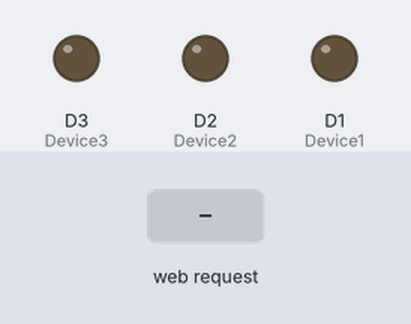
This sketch was run on a simulated ESP8266 (NodeMCU). Parts: output pins drawn as LEDs (lit = HIGH). Inputs (shaded band) come from the test bench. WiFi joins after 1.5 s; servers stay silent unless stated; what the sketch prints to the serial monitor is not drawn.

Above: at 2.7 s.
2.8 s: HTTP request GET /Device1=ON received
At 3.6 s:
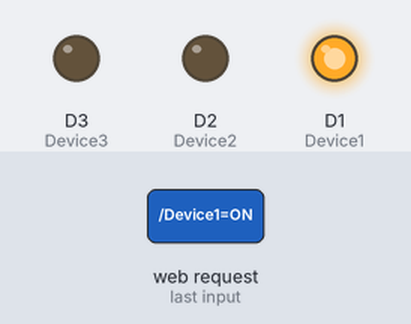
4.3 s: HTTP request GET /Device2=ON received
At 4.7 s:
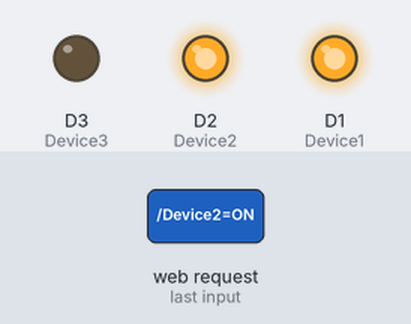
5.8 s: HTTP request GET /Device1=OFF received
At 7.0 s:
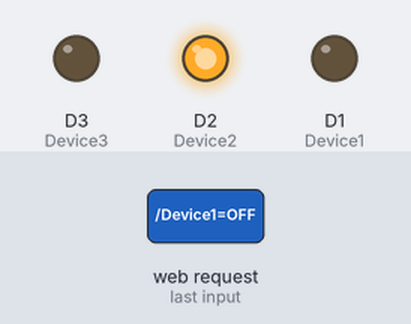
7.3 s: HTTP request GET /Device3=ON received
At 8.2 s:
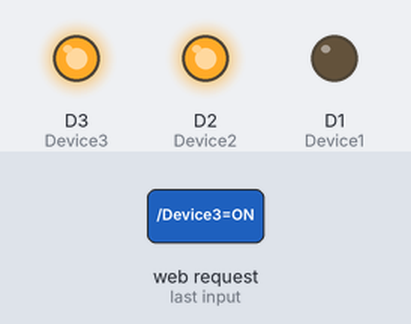
8.8 s: HTTP request GET /Device2=OFF received
At 9.3 s:
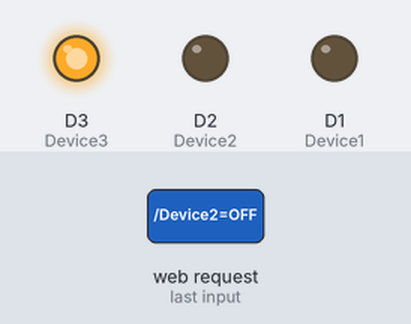
10.3 s: HTTP request GET /Device3=OFF received
At 11.7 s:
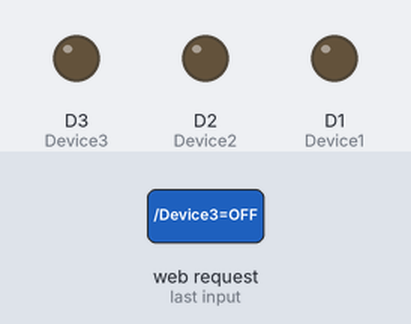
Timing chart, 0 to 12.8 s (numbered marks = the images above; inputs shaded):
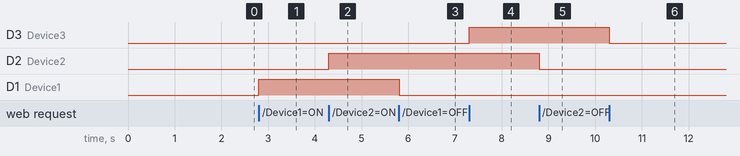

Measured:
- after the input at 2.8 s, D1 (Device1): LOW → HIGH at once
- after the input at 4.3 s, D2 (Device2): LOW → HIGH at once
- after the input at 5.8 s, D1 (Device1): HIGH → LOW at once
- after the input at 7.3 s, D3 (Device3): LOW → HIGH at once
- after the input at 8.8 s, D2 (Device2): HIGH → LOW at once
- after the input at 10.3 s, D3 (Device3): HIGH → LOW at once

The sketch:

Google-Home-NodeMCU.ino
```cpp
//https://www.youtube.com/c/SidsEClassroom

#include <ESP8266WiFi.h>
#include <ESP8266mDNS.h>
#include <WiFiUdp.h>

const char* ssid = "*********";             //Set your wifi network name(ssid)
const char* password = "************";                //Set your router password

int Device1 = D1;
int Device2 = D2;
int Device3 = D3;
WiFiServer server(80);

void setup() {
  Serial.begin(115200); //change according to your com port baud rate
  delay(10);

  //Declare device pins
  pinMode(Device1, OUTPUT);
  digitalWrite(Device1, LOW);
  pinMode(Device2, OUTPUT);
  digitalWrite(Device2, LOW);
  pinMode(Device3, OUTPUT);
  digitalWrite(Device3, LOW);


  // Connect to WiFi network
  Serial.println();
  Serial.println();
  Serial.print("Connecting to ");
  Serial.println(ssid);

  WiFi.mode(WIFI_STA);
  WiFi.begin(ssid, password);

  while (WiFi.status() != WL_CONNECTED) {
    delay(500);
    Serial.print(".");
  }
  Serial.println("");
  Serial.println("WiFi connected");

  // Start the server
  server.begin();
  Serial.println("Server started");

  // Print the IP address
  Serial.print("Use this URL : ");
  Serial.print("http://");
  Serial.print(WiFi.localIP());
  Serial.println("/");
}


void loop() {


  // Check for an active client
  WiFiClient client = server.available();
  if (!client) {
    return;
  }

  // Wait until client responds
  Serial.println("new client");
  while (!client.available()) {
    delay(1);
  }

  // Read client request
  String request = client.readStringUntil('\r');
  Serial.println(request);
  client.flush();

  // Check device request
  if (request.indexOf("/Device1=ON") != -1) {
    digitalWrite(Device1, HIGH);
  }
  if (request.indexOf("/Device1=OFF") != -1) {
    digitalWrite(Device1, LOW);
  }
  if (request.indexOf("/Device2=ON") != -1) {
    digitalWrite(Device2, HIGH);
  }
  if (request.indexOf("/Device2=OFF") != -1) {
    digitalWrite(Device2, LOW);
  }
  if (request.indexOf("/Device3=ON") != -1) {
    digitalWrite(Device3, HIGH);
  }
  if (request.indexOf("/Device3=OFF") != -1) {
    digitalWrite(Device3, LOW);
  }

  // Return the client response
  client.println("HTTP/1.1 200 OK");
  client.println("Content-Type: text/html");
  client.println(""); //  do not forget this one
  client.println("<!DOCTYPE HTML>");
  client.println("<html>");

  //HTML code for controling devices from browser
  client.println("<br><br>");
  client.println("Device 1: <a href=\"/Device1=ON\">ON</a> and <a href=\"/Device1=OFF\">OFF</a><br>");
  client.println("<br>");
  client.println("Device 2: <a href=\"/Device2=ON\">ON</a> and <a href=\"/Device2=OFF\">OFF</a><br>");
  client.println("<br>");
  client.println("Device 3: <a href=\"/Device3=ON\">ON</a> and <a href=\"/Device3=OFF\">OFF</a><br>");
  client.println("<br>");
  client.println("");
  client.println("</html>");

  delay(1);
  Serial.println("Client disconnected");
  Serial.println("");

}
```
